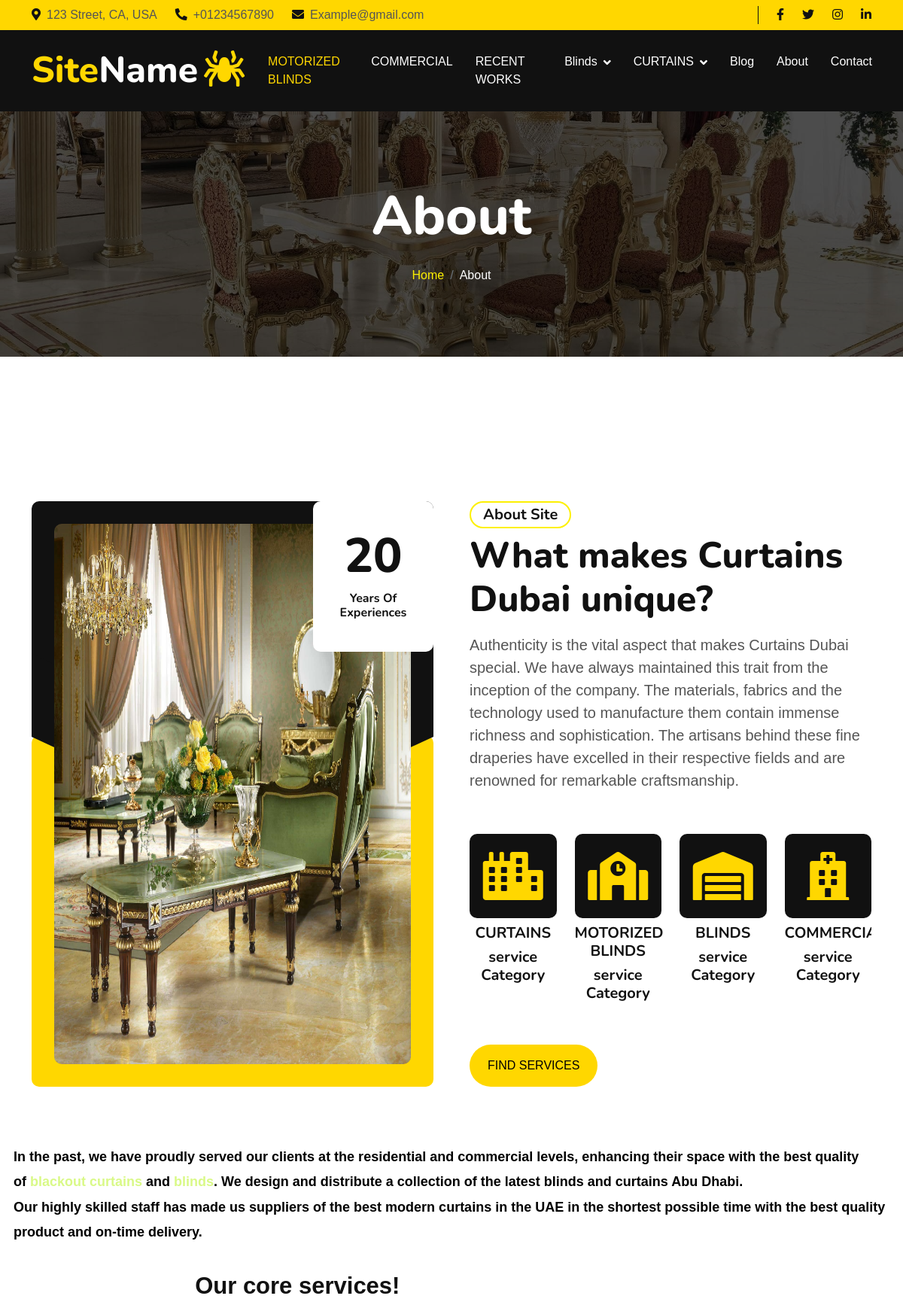
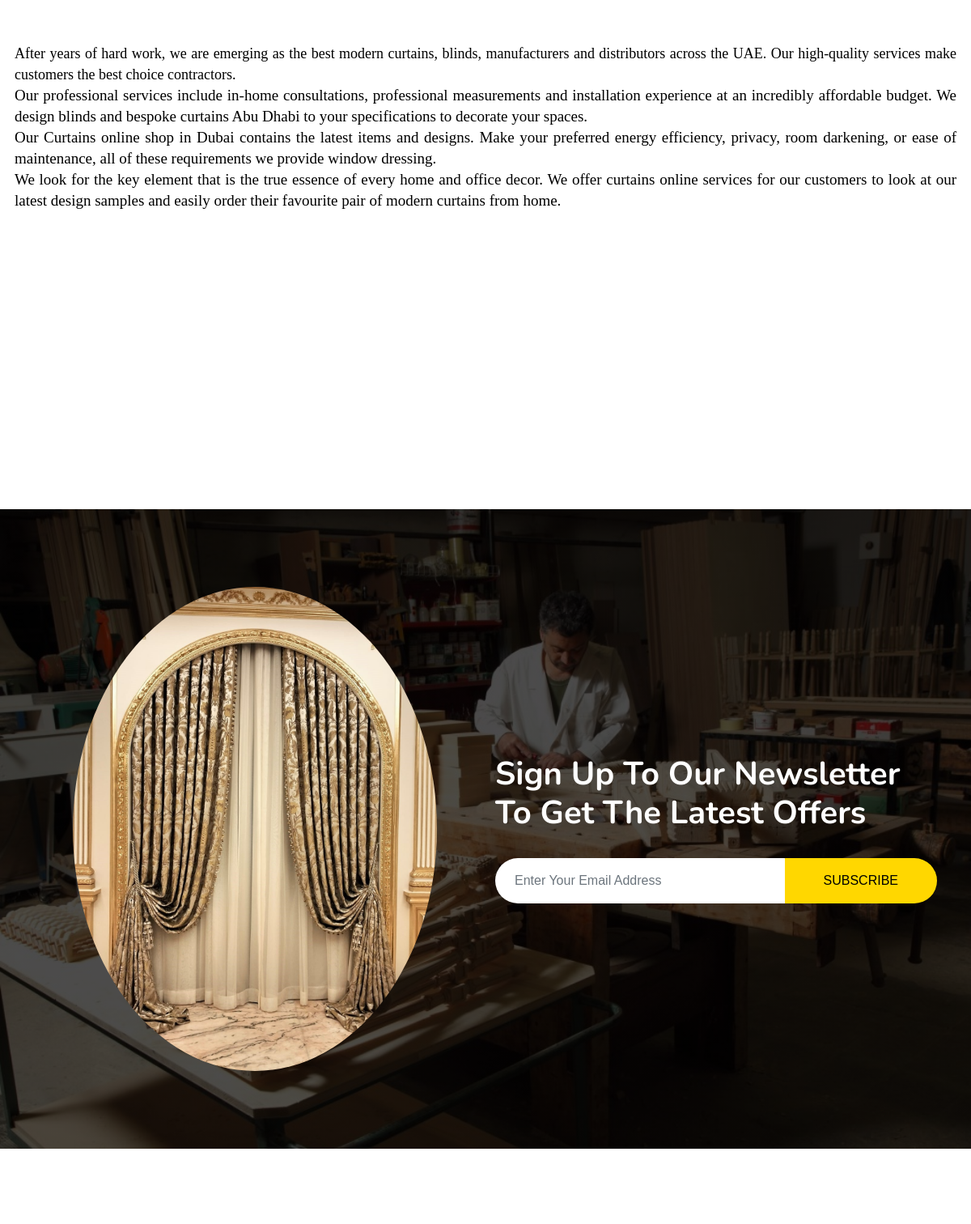
The page /about/ (upper part) on the database its author committed (2 pictures, top to bottom).
### about/models.py (models this page shows, shortened)
class About(models.Model):
    short_description = models.TextField(("description"),max_length=1000)
    description = models.TextField(("description"),max_length=100000)
    class Meta:
        verbose_name = ("About")
        verbose_name_plural = ("About")

### about/views.py (the view)
# urls.py: path('' , views.about , name='about'),
def about(request):
    about = About.objects.last()
    context = {
        'about':about
    }
    return render(request , 'about.html' , context)

### about/about_context.py (called while the page is built)
def about(request):
    about = About.objects.last()
    context = {
        'about':about,
    }
    return context

### products/context.py (called while the page is built)
def nav(request):
    blinds_nav = Blinds.objects.all()
    curtains_nav = Curtains.objects.all()
    context = {
        'blinds_nav':blinds_nav,
        'curtains_nav':curtains_nav
    }
    return context

### about/templates/about.html (shortened to what this page needs)
{% extends "base.html" %}
{% load static %}
{% block body %}
        <div class="container-fluid page-header py-5">
            <div class="container text-center py-5">
                <h1 class="display-2 text-white mb-4 animated slideInDown">About</h1>
                <nav aria-label="breadcrumb">
                    <ol class="breadcrumb justify-content-center mb-0 animated slideInDown">
                        <li class="breadcrumb-item"><a href="/">Home</a></li>
                        <li class="breadcrumb-item text-white" aria-current="page">About</li>
                    </ol>
                </nav>
            </div>
        </div>
         <div class="container-fluid py-5">
            <div class="container py-5">
                <div class="row g-5">
                    <div class="col-lg-6 col-md-12 wow fadeInUp" data-wow-delay=".3s">
                        <div class="about-img">
                            <img src="{% static 'img/7.jpg'%}" class="img-fluid h-100" alt="img">
                            <div class="bg-white experiences">
                                <h1 class="display-3">20</h1>
                                <h6 class="fw-bold">Years Of Experiences</h6>
                            </div>
                        </div>
                    </div>
                    <div class="col-lg-6 col-md-12 wow fadeInUp" data-wow-delay=".6s">
                        <div class="about-item overflow-hidden">
                            <h5 class="mb-2 px-3 py-1 text-dark rounded-pill d-inline-block border border-2 border-primary">About Site</h5>
                            <h1 class="display-5 mb-2">What makes Curtains Dubai unique?</h1>
                            <p class="fs-5" style="text-align: justify;">{{about.short_description|safe}}</p>
                            <div class="row">
                                <div class="col-3">
                                    <div class="text-center">
                                        <div class="p-4 bg-dark rounded d-flex" style="align-items: center; justify-content: center;">
                                            <i class="fas fa-city fa-4x text-primary"></i>
                                        </div>
                                        <div class="my-2">
                                            <h5>CURTAINS</h5>
                                            <h5>service Category</h5>
                                        </div>
                                    </div>
                                </div>
                                <div class="col-3">
                                    <div class="text-center">
                                        <div class="p-4 bg-dark rounded d-flex" style="align-items: center; justify-content: center;">
                                            <i class="fas fa-school fa-4x text-primary"></i>
                                        </div>
                                        <div class="my-2">
                                            <h5>MOTORIZED BLINDS</h5>
                                            <h5>service Category</h5>
                                        </div>
                                    </div>
                                </div>
                                <div class="col-3">
                                    <div class="text-center">
                                        <div class="p-4 bg-dark rounded d-flex" style="align-items: center; justify-content: center;">
                                            <i class="fas fa-warehouse fa-4x text-primary"></i>
                                        </div>
                                        <div class="my-2">
                                            <h5>BLINDS</h5>
                                            <h5>service Category</h5>
                                        </div>
                                    </div>
                                </div>
                                <div class="col-3">
                                    <div class="text-center">
                                        <div class="p-4 bg-dark rounded d-flex" style="align-items: center; justify-content: center;">
                                            <i class="fas fa-hospital fa-4x text-primary"></i>
                                        </div>
                                        <div class="my-2">
                                            <h5>COMMERCIAL</h5>
                                            <h5>service Category</h5>
                                        </div>
                                    </div>
                                </div>
                            </div>
                            <button type="button" class="btn btn-primary border-0 rounded-pill px-4 py-3 mt-5">Find Services</button>
                        </div>
                    </div>
                    <p class="fs-5" style="text-align: justify;">
                        {{about.description|safe}}
                    </p>
                </div>
            </div>
        </div>
        <div class="container-fluid py-5 call-to-action wow fadeInUp" data-wow-delay=".3s" style="margin: 6rem 0;">
            <div class="container">
                <div class="row g-4">
                    <div class="col-lg-6">
                        <img src="{% static 'img/11.jpg'%}" class="img-fluid w-100 rounded-circle p-5" alt="">
                    </div>
                    <div class="col-lg-6 my-auto">
                        <div class="text-start mt-4">
                            <h1 class="pb-4 text-white">Sign Up To Our Newsletter To Get The Latest Offers</h1>
                        </div>
                        <form method="post" action="index.html">
                            <div class="form-group">
                                <div class="d-flex call-btn">
                                    <input type="search" class="form-control py-3 px-4 w-100 border-0 rounded-0 rounded-end rounded-pill" name="search-input" value="" placeholder="Enter Your Email Address" required="Please enter a valid email"/>
                                    <button type="email" value="Search Now!" class="btn btn-primary border-0 rounded-pill rounded rounded-start px-5">Subscribe</button>
                                </div>
                            </div>
                        </form>
                    </div>
                </div>
            </div>
        </div>
{% endblock body %}

### templates/base.html (shortened to what this page needs)
{% load static %}
<!DOCTYPE html>
<html lang="en">
    <head>
        <link href="https://cdnjs.cloudflare.com/ajax/libs/font-awesome/5.10.0/css/all.min.css" rel="stylesheet">
        <link href="https://cdn.jsdelivr.net/npm/bootstrap-icons@1.4.1/font/bootstrap-icons.css" rel="stylesheet">
        <link href="{% static 'lib/animate/animate.min.css'%}" rel="stylesheet">
        <link href="{% static 'lib/owlcarousel/assets/owl.carousel.min.css'%}" rel="stylesheet">
        <link href="{% static 'css/bootstrap.min.css'%}" rel="stylesheet">
        <link href="{% static 'css/style.css'%}" rel="stylesheet">
    </head>
    <body>
        <div class="container-fluid topbar-top bg-primary">
            <div class="container">
                <div class="d-flex justify-content-between topbar py-2">
                    <div class="d-flex align-items-center flex-shrink-0 topbar-info">
                        <a href="#" class="me-4 text-secondary"><i class="fas fa-map-marker-alt me-2 text-dark"></i>123 Street, CA, USA</a>
                        <a href="#" class="me-4 text-secondary"><i class="fas fa-phone-alt me-2 text-dark"></i>+01234567890</a>
                        <a href="#" class="text-secondary"><i class="fas fa-envelope me-2 text-dark"></i>Example@gmail.com</a>
                    </div>
                    <div class="text-end pe-4 me-4 border-end border-dark search-btn">
                    </div>
                    <div class="d-flex align-items-center justify-content-center topbar-icon">
                        <a href="#" class="me-4"><i class="fab fa-facebook-f text-dark"></i></a>
                        <a href="#" class="me-4"><i class="fab fa-twitter text-dark"></i></a>
                        <a href="#" class="me-4"><i class="fab fa-instagram text-dark"></i></a>
                        <a href="#" class=""><i class="fab fa-linkedin-in text-dark"></i></a>
                    </div>
                </div>
            </div>
        </div>
        <div class="container-fluid bg-dark">
            <div class="container">
                <nav class="navbar navbar-dark navbar-expand-lg py-lg-0">
                    <a href="/" class="navbar-brand">
                        <h1 class="text-primary mb-0 display-5">Site<span class="text-white">Name</span><i class="fa fa-spider text-primary ms-2"></i></h1>
                    </a>
                    <div class="collapse navbar-collapse me-n3" id="navbarCollapse">
                        <div class="navbar-nav ms-auto">
                            <a href="{% url 'motorizedblinds'%}" class="nav-item nav-link active">MOTORIZED BLINDS</a>
                            <a href="{% url 'commercial_list'%}" class="nav-item nav-link">COMMERCIAL</a>
                            <a href="#" class="nav-item nav-link">RECENT WORKS</a>
                            <div class="nav-item dropdown">
                                <a href="{% url 'blinds_list'%}" class="nav-link dropdown-toggle" data-bs-toggle="dropdown">Blinds</a>
                            </div>
                            <div class="nav-item dropdown">
                                <a href="{% url 'curtains_list'%}" class="nav-link dropdown-toggle" data-bs-toggle="dropdown">CURTAINS</a>
                            </div>
                            <a href="blog.html" class="nav-item nav-link">Blog</a>
                            <a href="{% url 'about'%}" class="nav-item nav-link">About</a>
                            <a href="contact.html" class="nav-item nav-link">Contact</a>
                        </div>
                    </div>
                </nav>
            </div>
        </div>
{% block body %}
    {% endblock body %}
    </body>
</html>

### static/css/style.css (style rules this page uses)
:root { --primary: #FFD700; }
.btn { text-transform: uppercase; font-weight: 500; transition: .5s; }
.btn.btn-primary { background-color:var(--primary) !important ; box-shadow: inset 0 0 0 0 var(--bs-dark); border: var(--primary) !important; }
.text-primary { color: var(--primary) !important; }
.bg-primary { background-color: var(--primary) !important; }
.search-btn { position: relative; width: 100%; padding: 0 0 0 25px; }
.navbar .navbar-nav { padding: 15px 0; }
.navbar .navbar-nav .nav-link { padding: 15px; color: var(--bs-white); font-weight: 500; font-size: 16px; outline: none; transition: .5s; }
.navbar .navbar-nav .nav-link:hover, .navbar .navbar-nav .nav-link.active { color: var(--primary); transition: .5s; }
.navbar .dropdown-toggle::after { border: none; content: "\f107"; font-family: "Font Awesome 5 Free"; font-weight: 800; vertical-align: middle; margin-left: 8px; }
.page-header { background: linear-gradient(rgba(0, 0, 0, .7), rgba(0, 0, 0, .7)), url(../img/10.jpg) center center no-repeat; background-size: cover; margin-bottom: 6rem; }
.about-img { width: 100%; height: 100%; position: relative; padding: 30px 30px 30px 30px ; overflow: hidden; }
.about-img::before { content: ""; width: 100%; height: 40%; background: var(--bs-dark); position: absolute; top: 0px; left: 0px; z-index: 1; border-radius: 10px 10px 10px 10px; }
.about-img::after { content: ""; width: 100%; height: 60%; background: var(--primary); position: absolute; bottom: 0px; left: 0px; z-index: 1; border-radius: 10px 10px 10px 10px; }
.about-img img { position: relative; z-index: 2; border-radius: 10px; }
.experiences { width: 160px; height: 200px; position: absolute; top: -0; right: 0; padding: 35px 35px; text-align: center; border-radius: 10px; z-index: 3; animation: mymove 5s infinite; animation-timing-function: ease-in-out; }
.call-to-action { background: linear-gradient(rgba(0, 0, 0, .7), rgba(0, 0, 0, .7)), url(../img/26.jpg) center center no-repeat; background-size: cover; }

### rows shown on the page
About: short_description "Authenticity is the vital aspect that makes Curtains Dubai special. We have always maintained this trait from the inception of the company. The materials, fabrics and the technology used to manufacture them contain immense richness and sophistication. The artisans behind these fine draperies have excelled in their respective fields and are renowned for remarkable craftsmanship.", description "In the past, we have proudly served our clients at the residential and commercial levels, enhancing their space with the best quality of blackout curtains and blinds . We design and distribute a collection of the latest blinds and curtains Abu Dhabi. Our highly skilled staff has made us suppliers of the best modern curtains in the UAE in the shortest possible time with the best quality product and on-time delivery. Our core services! After years of hard work, we are emerging as the best modern curtains, blinds, manufacturers and distributors across the UAE. Our high-quality services make customers the best choice contractors. Our professional services include in-home consultations,…"
